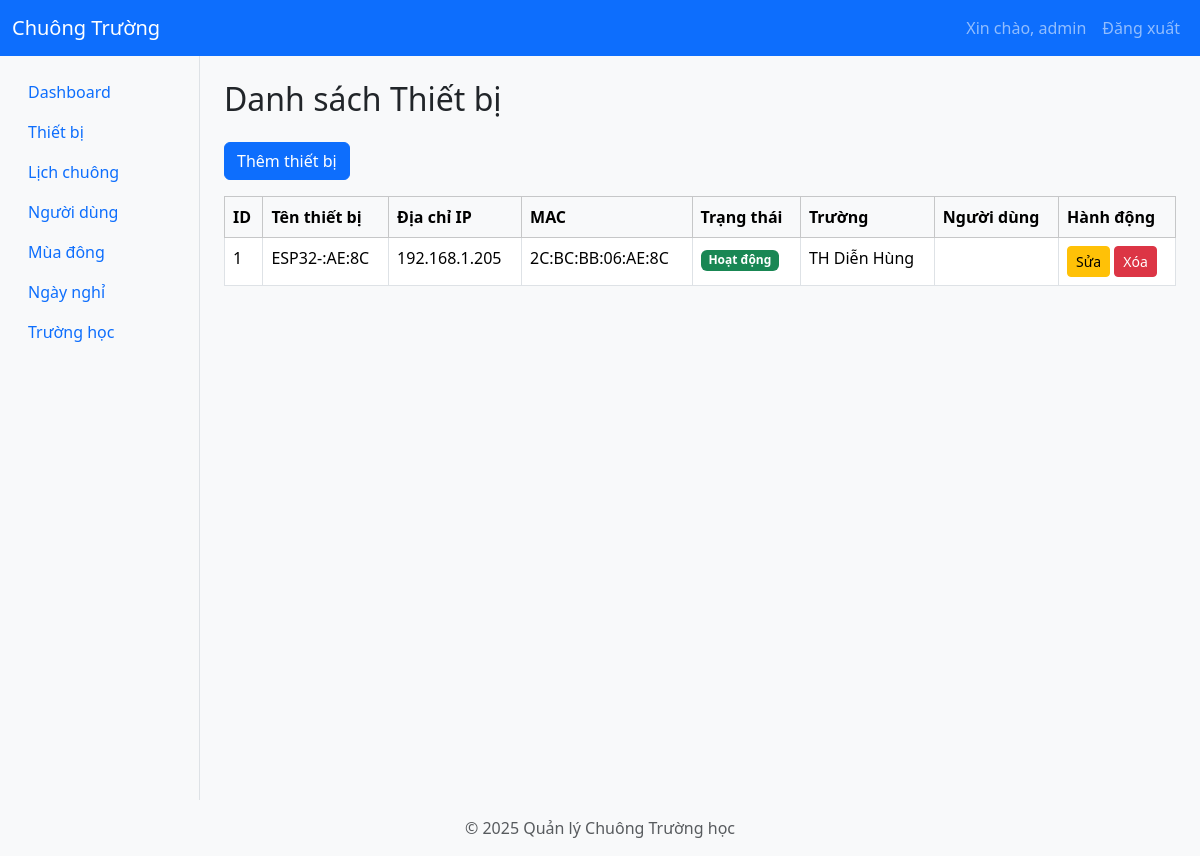
The app's page /devices (signed in) with its own data.
### app/models/device.py (models this page shows)
class Device(db.Model):
    __tablename__ = "devices"
    id = db.Column(db.Integer, primary_key=True)
    name = db.Column(db.String(100))
    ip_address = db.Column(db.String(100))
    mac_address = db.Column(db.String(100), unique=True, index=True)
    active = db.Column(db.Boolean, default=False)
    status = db.Column(db.String(50), default="unassigned")  # unassigned, assigned
    last_seen = db.Column(db.DateTime, default=datetime.utcnow)
    school_id = db.Column(db.Integer, db.ForeignKey("schools.id"), nullable=True)
    user_id = db.Column(db.Integer, db.ForeignKey("users.id"), nullable=True)
    school = db.relationship("School", back_populates="devices")
    user = db.relationship("User", back_populates="devices")

### app/models/school.py (models this page shows)
class School(db.Model):
    __tablename__ = "schools"
    id = db.Column(db.Integer, primary_key=True)
    name = db.Column(db.String(100), nullable=False)
    address = db.Column(db.String(200))
    phone = db.Column(db.String(20))
    users = db.relationship("User", back_populates="school", lazy="dynamic")
    devices = db.relationship("Device", back_populates="school", lazy=True)
    disabled_periods = db.relationship(
        "DisabledPeriod",
        back_populates="school",
        lazy=True
    )
    schedules = db.relationship("Schedule", back_populates="school", lazy=True)
    winter_shift = db.relationship(
        "app.models.winter_shift_config.WinterShiftConfig",
        backref="school_winter_shift",
        uselist=False,
        overlaps="winter_shift_config,school"
    )
    winter_shift_config = db.relationship(
        "app.models.winter_shift_config.WinterShiftConfig",
        backref="school_winter_shift_config",
        uselist=False,
        overlaps="school_winter_shift"
    )

### app/routes/device_frontend.py (the view)
@frontend_bp.route('/devices', methods=['GET', 'POST'])
@login_required
def devices_page():
    user = session.get('user')
    if not user:
        flash('Không tìm thấy thông tin người dùng!', 'danger')
        return redirect(url_for('auth.login'))
    devices, schools = get_devices_and_schools()
    return render_template('devices.html', devices=devices, schools=schools)

### app/__init__.py (called while the page is built)
def create_app():
    app = Flask(__name__)
    app.config.from_object('app.config.Config')
    db.init_app(app)
    jwt.init_app(app)
    migrate.init_app(app, db)  # Bind Flask-Migrate to the app and db
    login_manager.init_app(app)  # Initialize Flask-Login
    login_manager.login_view = 'auth.login'  # Set the login view
    @app.context_processor
    def inject_user():
        from flask_login import current_user
        return dict(current_user=current_user)
    from app.utils.jwt_patch import apply_jwt_patch
    apply_jwt_patch()
    from app.routes import register_routes
    register_routes(app)
    def get_day_name(index):
        days = ['Thứ 2', 'Thứ 3', 'Thứ 4', 'Thứ 5', 'Thứ 6', 'Thứ 7', 'Chủ Nhật']
        return days[index]
    app.jinja_env.filters['get_day_name'] = get_day_name
    return app

### app/utils/helpers.py (called while the page is built)
def get_devices_and_schools():
    devices = Device.query.all()
    schools = School.query.all()
    return devices, schools

### app/templates/devices.html (shortened to what this page needs)
{% extends 'layout.html' %}
{% block content %}
<h2 class="mb-4">Danh sách Thiết bị</h2>
<button class="btn btn-primary mb-3" data-bs-toggle="modal" data-bs-target="#addDeviceModal">Thêm thiết bị</button>
<table class="table table-bordered table-hover">
    <thead class="table-light">
        <tr>
            <th>ID</th>
            <th>Tên thiết bị</th>
            <th>Địa chỉ IP</th>
            <th>MAC</th>
            <th>Trạng thái</th>
            <th>Trường</th>
            <th>Người dùng</th>
            <th>Hành động</th>
        </tr>
    </thead>
    <tbody>
        {% for device in devices %}
        <tr>
            <td>{{ device.id }}</td>
            <td>{{ device.name }}</td>
            <td>{{ device.ip_address }}</td>
            <td>{{ device.mac_address }}</td>
            <td>
                {% if device.active %}
                    <span class="badge bg-success">Hoạt động</span>
                {% else %}
                    <span class="badge bg-secondary">Tạm ngưng</span>
                {% endif %}
            </td>
            <td>{{ device.school.name if device.school else '' }}</td>
            <td>{{ device.user.username if device.user else '' }}</td>
            <td>
                <button class="btn btn-sm btn-warning" data-bs-toggle="modal" data-bs-target="#editDeviceModal{{ device.id }}">Sửa</button>
                <form method="post" action="/devices/delete/{{ device.id }}" style="display:inline;">
                    <button type="submit" class="btn btn-sm btn-danger" onclick="return confirm('Bạn có chắc muốn xóa?')">Xóa</button>
                </form>
            </td>
        </tr>
        {% endfor %}
    </tbody>
</table>
{% endblock %}

### app/static/css/style.css (style rules this page uses)
body { background-color: #f8f9fa; }

### records on screen
Device: id "1", name "ESP32-:AE:8C", ip_address "192.168.1.205", mac_address "2C:BC:BB:06:AE:8C", active "Hoạt động", school "TH Diễn Hùng"

### other values on screen
{{ session['user']['username'] }} "admin"
